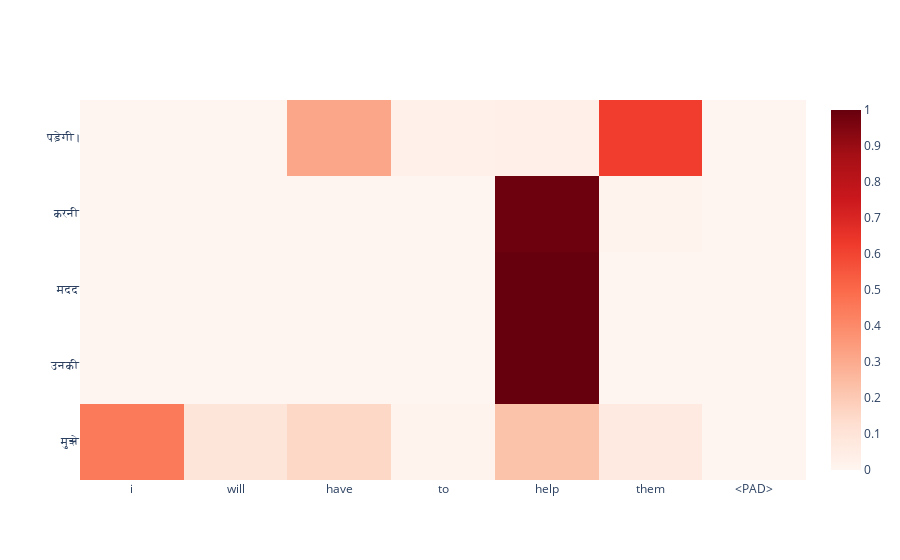

Notebook cell for this chart:
### Code cell
idx = -3
actual_seq = detokenize(hin[idx], tgt_lang.idx2word)
translation, att_wgts = predict_seq2seq(encoder, decoder, eng[idx], tgt_lang, max_length_tgt)

eng_sent = detokenize(eng[idx], inp_lang.idx2word)
print(f'English Sentence:      {eng_sent}')
print(f'Predicted Translation: {translation}')
print(f'Actual Translation:    {actual_seq}')


eng_tokens = eng_sent.strip().split(' ')
eng_tokens += ['<PAD>'] * (max_length_inp - len(eng_tokens))

trace = go.Heatmap(
    z=att_wgts, 
    x= eng_tokens, 
    y=translation.split(' '), 
    colorscale='Reds'
)
iplot([trace])

### Figure 1 — Plotly figure (JSON) as saved in the notebook; plotly's stock layout.template omitted (floating-point values rounded to 4 significant figures)
{"data": [{"colorscale": [[0, "rgb(255,245,240)"], [0.125, "rgb(254,224,210)"], [0.25, "rgb(252,187,161)"], [0.375, "rgb(252,146,114)"], [0.5, "rgb(251,106,74)"], [0.625, "rgb(239,59,44)"], [0.75, "rgb(203,24,29)"], [0.875, "rgb(165,15,21)"], [1, "rgb(103,0,13)"]], "type": "heatmap", "x": ["i", "will", "have", "to", "help", "them", "<PAD>", "<PAD>", "<PAD>", "<PAD>", "<PAD>", "<PAD>", "<PAD>", "<PAD>", "<PAD>", "<PAD>", "<PAD>", "<PAD>", "<PAD>", "<PAD>", "<PAD>", "<PAD>"], "y": ["मुझे", "उनकी", "मदद", "करनी", "पड़ेगी।"], "z": [[0.4509, 0.09302, 0.1536, 0.01302, 0.2233, 0.06608, 0, 0, 0, 0, 0, 0, 0, 0, 0, 0, 0, 0, 0, 0, 0, 0], [3.664e-10, 3.149e-10, 2.675e-06, 2.223e-09, 0.9992, 0.0008146, 0, 0, 0, 0, 0, 0, 0, 0, 0, 0, 0, 0, 0, 0, 0, 0], [1.066e-12, 1.693e-13, 6.618e-05, 2.689e-10, 0.9999, 1.102e-05, 0, 0, 0, 0, 0, 0, 0, 0, 0, 0, 0, 0, 0, 0, 0, 0], [9.101e-09, 0.0001433, 0.0001142, 0.001726, 0.9888, 0.009221, 0, 0, 0, 0, 0, 0, 0, 0, 0, 0, 0, 0, 0, 0, 0, 0], [2.349e-06, 0.001003, 0.3148, 0.03072, 0.03376, 0.6197, 0, 0, 0, 0, 0, 0, 0, 0, 0, 0, 0, 0, 0, 0, 0, 0]]}], "layout": {"autosize": true, "xaxis": {"autorange": true, "range": [-0.5, 6.5], "type": "category"}, "yaxis": {"autorange": true, "range": [-0.5, 4.5], "type": "category"}}}
